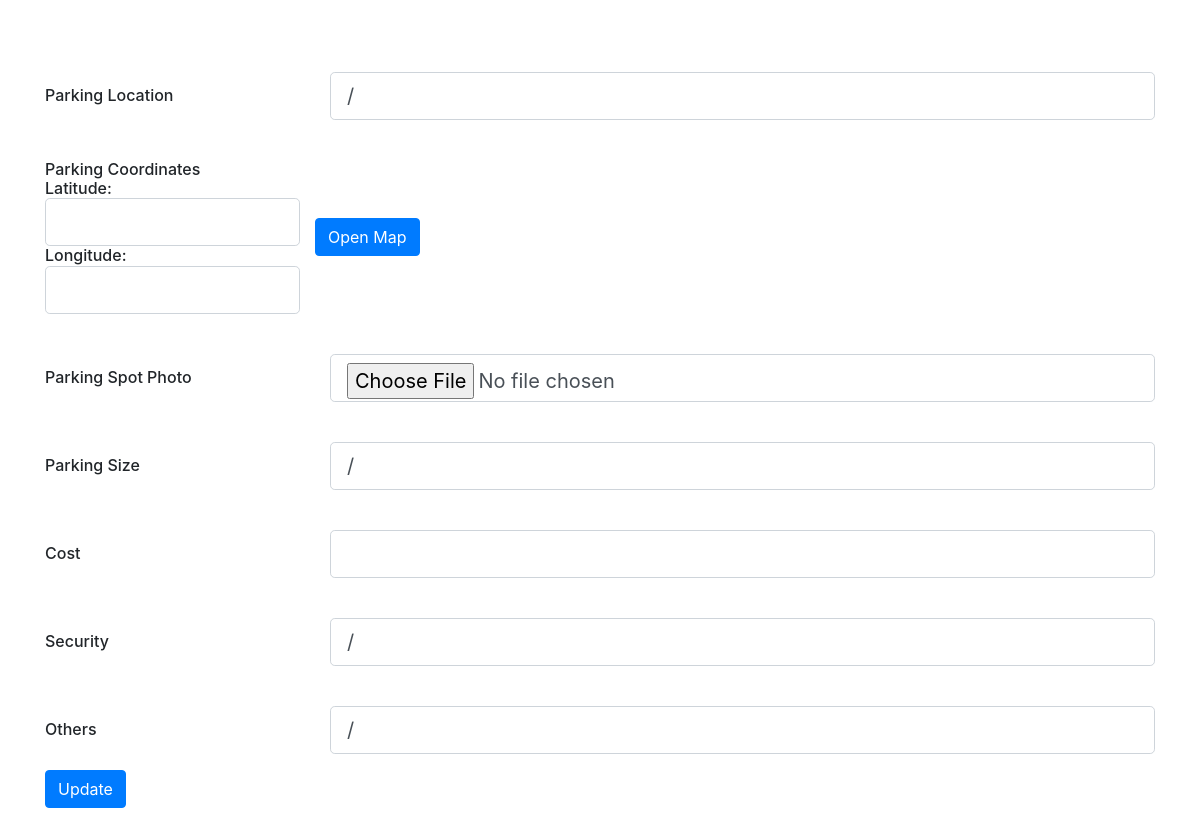
The page /PHP/updateuserspot.php?updatespot=mir@gmail.com on the database as committed earlier.
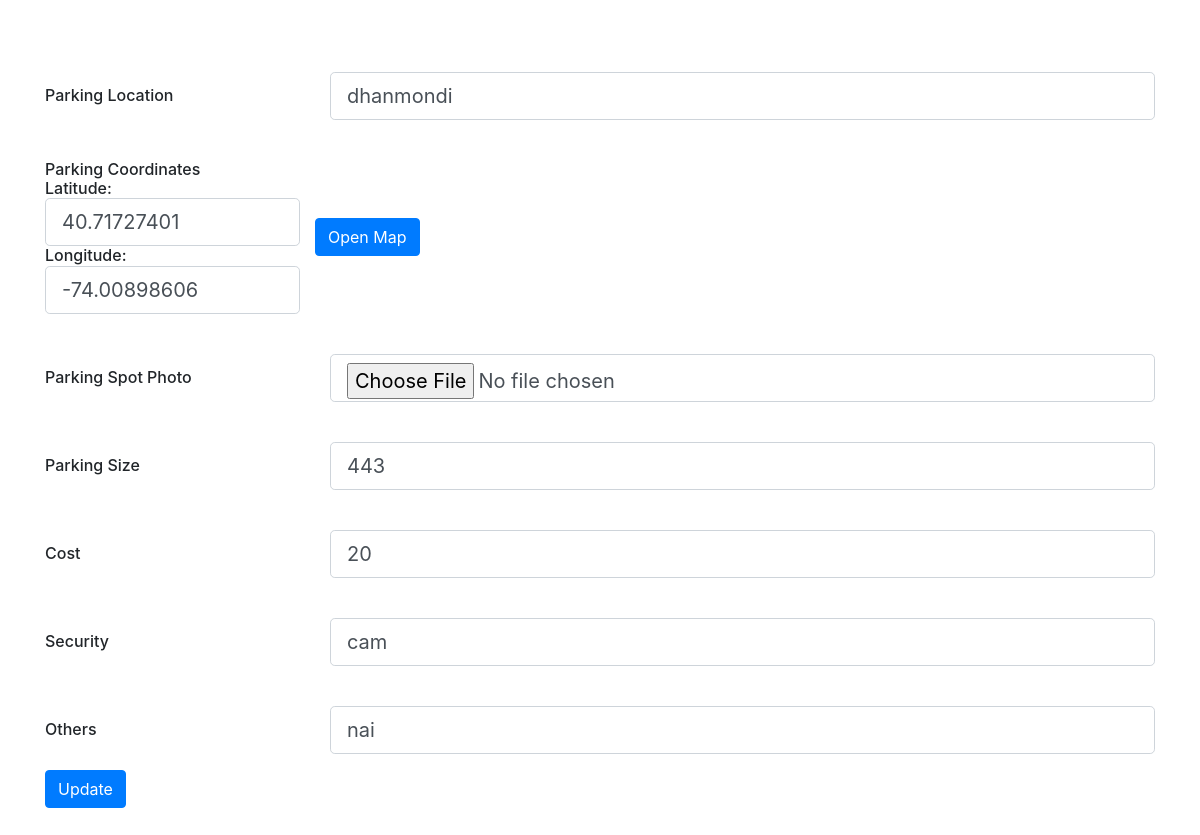
The same page on the database as committed later.
### tables this page shows
CREATE TABLE `parkingspotdetails` (
  `PID` int(11) NOT NULL,
  `UID` int(11) NOT NULL,
  `Plocation` varchar(30) NOT NULL,
  `Pcoordinate` point NOT NULL,
  `Pphoto` text NOT NULL,
  `Psize` varchar(20) NOT NULL,
  `Costhour` float NOT NULL,
  `Security` varchar(40) NOT NULL,
  `Others` varchar(60) NOT NULL
);

### PHP/updateuserspot.php (the view, shortened to what this page needs)
<link rel="stylesheet" href="https://cdn.jsdelivr.net/npm/bootstrap@4.1.3/dist/css/bootstrap.min.css" />
<?php
include 'connect.php';
$email = $_GET['updatespot'];
$sql = "select PID,UID,Plocation,X(Pcoordinate) as latitude, Y(Pcoordinate) as longitude,Pphoto, Psize,Costhour,Security,Others from parkingspotdetails join user using(UID) where Email='" . mysqli_escape_string($conn, $email) . "'";
$result = mysqli_query($conn, $sql);
$row = mysqli_fetch_assoc($result);
$ploc = $row['Plocation'];
$pxcoor = $row['latitude'];
$pycoor = $row['longitude'];
$photo = $row['Pphoto'];
$psize = $row['Psize'];
$cost = $row['Costhour'];
$security = $row['Security'];
$others = $row['Others'];
?>
<div class="container my-5">
    <form onsubmit="return validation();" onkeydown="return event.key != 'Enter';" method="post">
        <div class="row align-items-center pt-4 pb-3">
            <div class="col-md-3 ps-5">
                <h6 class="mb-0 text-black">Parking Location</h6>
            </div>
            <div class="col-md-9 pe-5">
                <input type="text" class="form-control form-control-lg" id="ploc" name="ploc" value=<?php echo $ploc; ?> />
            </div>
        </div>
        <div class="row align-items-center pt-4 pb-3">
            <div class="col-md-3 ps-5">
                <h6 class="mb-0 text-black">Parking Coordinates</h6>
                <h6 class="mb-0 text-black" id="latitude">Latitude:</h6>
                <input type="number" class="form-control form-control-lg" id="xcoor" name="xcoor" value=<?php echo $pxcoor; ?> />
                <h6 class="mb-0 text-black" id="longitude">Longitude:</h6>
                <input type="number" class="form-control form-control-lg" id="ycoor" name="ycoor" value=<?php echo $pycoor; ?> />
            </div>
            <div>
                <button type="button" class="btn btn-primary" data-toggle="modal" data-target="#mapModal"> Open Map</button>
            </div>
        </div>
        <div class="row align-items-center pt-4 pb-3">
            <div class="col-md-3 ps-5">
                <h6 class="mb-0 text-black">Parking Spot Photo</h6>
            </div>
            <div class="col-md-9 pe-5">
                <input type="file" class="form-control form-control-lg" id="photo" name="photo" value=<?php echo $photo; ?> />
            </div>
        </div>
        <div class="row align-items-center pt-4 pb-3">
            <div class="col-md-3 ps-5">
                <h6 class="mb-0 text-black">Parking Size</h6>
            </div>
            <div class="col-md-9 pe-5">
                <input type="text" class="form-control form-control-lg" id="psize" name="psize" value=<?php echo $psize; ?> />
            </div>
        </div>
        <div class="row align-items-center pt-4 pb-3">
            <div class="col-md-3 ps-5">
                <h6 class="mb-0 text-black">Cost</h6>
            </div>
            <div class="col-md-9 pe-5">
                <input type="number" class="form-control form-control-lg" id="cost" name="cost" value=<?php echo $cost; ?> />
            </div>
        </div>
        <div class="row align-items-center pt-4 pb-3">
            <div class="col-md-3 ps-5">
                <h6 class="mb-0 text-black">Security</h6>
            </div>
            <div class="col-md-9 pe-5">
                <input type="text" class="form-control form-control-lg" id="security" name="security" value=<?php echo $security; ?> />
            </div>
        </div>
        <div class="row align-items-center pt-4 pb-3">
            <div class="col-md-3 ps-5">
                <h6 class="mb-0 text-black">Others</h6>
            </div>
            <div class="col-md-9 pe-5">
                <input type="text" class="form-control form-control-lg" id="others" name="others" value=<?php echo $others; ?> />
            </div>
        </div>
        <button type="submit" class="btn btn-primary" id="regbutton" name="submit">
            Update
        </button>
    </form>
</div>

Rows that differ between the two databases and show on the page:
added parkingspotdetails: psize "443", cost "20", security "cam", others "nai"
Other text that changed with them:
form field ploc: "/" → "dhanmondi"
form field xcoor: (not shown) → "40.71727401"
form field ycoor: (not shown) → "-74.00898606"
form field psize: "/" → (not shown)
form field security: "/" → (not shown)
form field others: "/" → (not shown)
